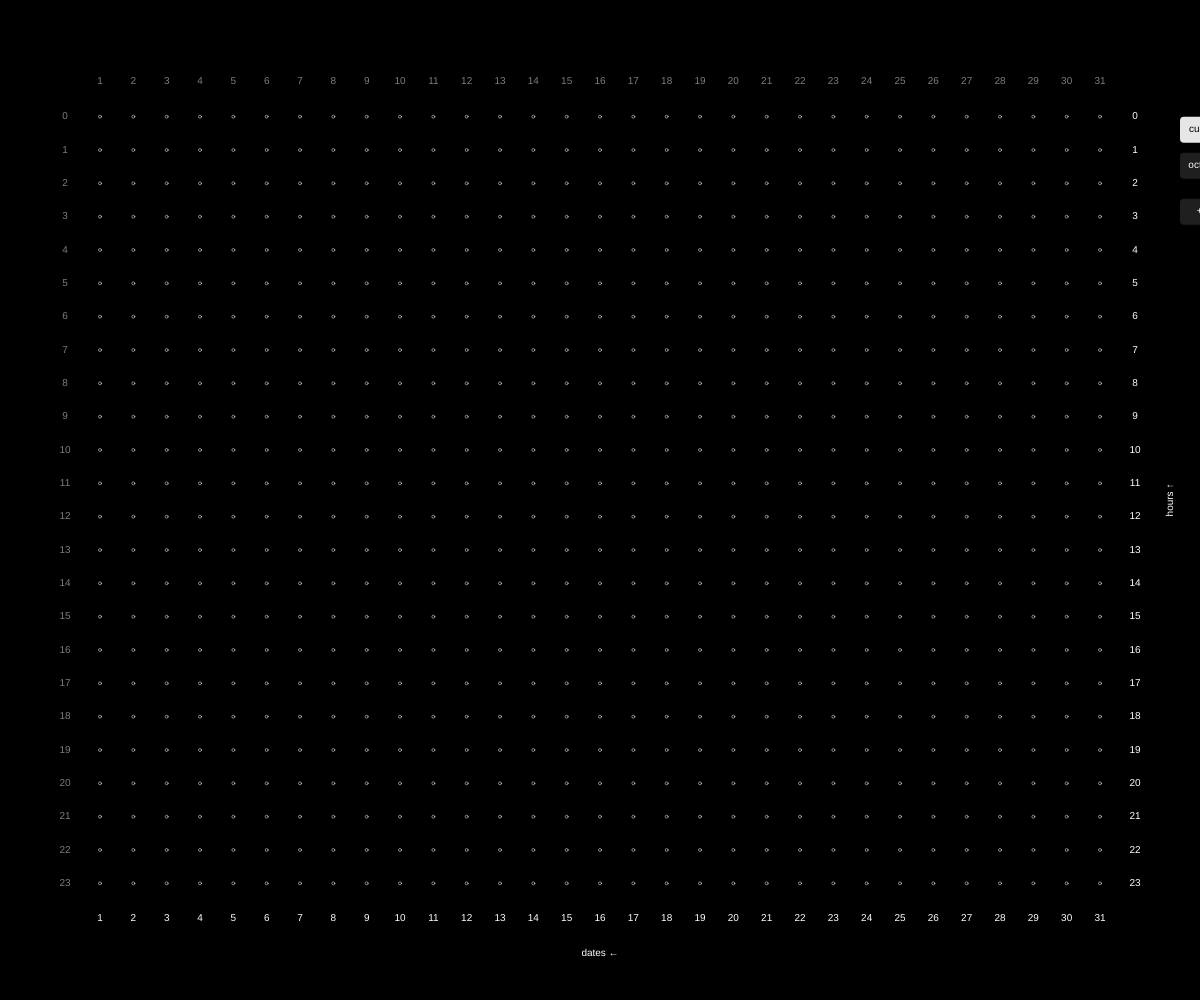
Frame 1 (no input)
Frame 2 (the mouse pressed at the canvas centre, redrawn once): identical to frame 1, image omitted

The p5.js sketch that drew this single still picture (run headless with seeded random() and noise() and a simulated clock; the mouse was pressed at the canvas centre and the sketch redrawn once):

// p5.js sketch
// ── sketch.js
let cols = 31;
let rows = 24;
let spacing;
let offsetX, offsetY;

let marginTop = 180;
let marginLeft = 180;

let viewMode = "full"; // "full", "timeRange", "weeklyGroup"
let timeStart = 9;
let timeEnd = 18;
let weekGroup = 0;
let pendingStart = null; // 시작점 임시 저장용
let selectedCategory = null; // 고정 버튼으로 선택된 카테고리
let currentDataset = "custom"; // 현재 선택된 데이터셋 ("custom" or "october")

let animationSpeed = 545; // 한 프레임당 선 그려질 길이 (픽셀)
let drawingProgress = 0; // 현재 그려지는 선의 진행 정도

let categoryStyles = {
  "home":        { color: [255, 255, 224, 127], weight: 20 },
  "friendsHome": { color: [255, 255, 204, 180], weight: 22 },
  "school":      { color: [255, 255, 0, 180],   weight: 22 },
  "club":        { color: [255, 255, 0, 180],   weight: 22 },
  "restaurant":  { color: [0, 255, 0, 180],     weight: 22 },
  "other":       { color: [255, 204, 255, 180], weight: 22 },
  "partTime":    { color: [0, 255, 255, 180],   weight: 22 }
};

let originalPoints = [{date: "01", y: 0, category: "home"},
  {date: "01", y: 20, category: "restaurant"},
  {date: "01", y: 21, category: "other"},
  {date: "02", y: 0, category: "other"},
  {date: "02", y: 2, category: "friendsHome"},
  {date: "02", y: 5, category: "home"},
  {date: "02", y: 17, category: "restaurant"},
  {date: "02", y: 19, category: "friendsHome"},
  {date: "03", y: 0, category: "friendsHome"},
  {date: "03", y: 12, category: "restaurant"},
  {date: "03", y: 15, category: "friendsHome"},
  {date: "04", y: 0, category: "friendsHome"},
  {date: "04", y: 13, category: "other"},
  {date: "04", y: 16, category: "friendsHome"},
  {date: "04", y: 19, category: "restaurant"},
  {date: "04", y: 21, category: "friendsHome"},
  {date: "05", y: 0, category: "friendsHome"},
  {date: "05", y: 13, category: "home"},
  {date: "05", y: 15, category: "other"},
  {date: "05", y: 17, category: "restaurant"},
  {date: "05", y: 18, category: "home"},
  {date: "05", y: 19, category: "restaurant"},
  {date: "05", y: 21, category: "home"},
  {date: "06", y: 0, category: "home"},
  {date: "07", y: 0, category: "home"},
  {date: "07", y: 10, category: "partTime"},
  {date: "07", y: 19, category: "friendsHome"},
  {date: "07", y: 22, category: "home"},
  {date: "08", y: 0, category: "home"},
  {date: "09", y: 0, category: "home"},
  {date: "10", y: 0, category: "home"},
  {date: "10", y: 9, category: "school"},
  {date: "10", y: 12, category: "school"},
  {date: "10", y: 14, category: "school"},
  {date: "10", y: 18, category: "restaurant"},
  {date: "10", y: 19, category: "friendsHome"},
  {date: "10", y: 21, category: "home"},
  {date: "11", y: 0, category: "home"},
  {date: "11", y: 1, category: "restaurant"},
  {date: "11", y: 3, category: "home"},
  {date: "11", y: 14, category: "school"},
  {date: "11", y: 19, category: "restaurant"},
  {date: "11", y: 20, category: "other"},
  {date: "11", y: 21, category: "restaurant"},
  {date: "11", y: 23, category: "home"},
  {date: "12", y: 0, category: "home"},
  {date: "12", y: 9, category: "school"},
  {date: "12", y: 12, category: "school"},
  {date: "12", y: 14, category: "school"},
  {date: "12", y: 19, category: "restaurant"},
  {date: "12", y: 20, category: "home"},
  {date: "13", y: 0, category: "home"},
  {date: "13", y: 10, category: "partTime"},
  {date: "13", y: 19, category: "restaurant"},
  {date: "13", y: 22, category: "home"},
  {date: "14", y: 0, category: "home"},
  {date: "14", y: 12, category: "partTime"},
  {date: "14", y: 19, category: "other"},
  {date: "14", y: 23, category: "other"},
  {date: "15", y: 0, category: "home"},
  {date: "16", y: 0, category: "home"},
  {date: "16", y: 15, category: "other"},
  {date: "16", y: 16, category: "restaurant"},
  {date: "16", y: 19, category: "restaurant"},
  {date: "16", y: 21, category: "restaurant"},
  {date: "16", y: 23, category: "home"},
  {date: "17", y: 0, category: "home"},
  {date: "17", y: 9, category: "school"},
  {date: "17", y: 18, category: "club"},
  {date: "18", y: 0, category: "club"},
  {date: "18", y: 5, category: "home"},
  {date: "18", y: 17, category: "restaurant"},
  {date: "18", y: 18, category: "home"},
  {date: "18", y: 19, category: "club"},
  {date: "19", y: 0, category: "club"},
  {date: "19", y: 3, category: "home"},
  {date: "19", y: 9, category: "school"},
  {date: "19", y: 19, category: "other"},
  {date: "19", y: 20, category: "restaurant"},
  {date: "19", y: 22, category: "home"},
  {date: "20", y: 0, category: "home"},
  {date: "20", y: 13, category: "restaurant"},
  {date: "20", y: 14, category: "other"},
  {date: "20", y: 15, category: "other"},
  {date: "20", y: 17, category: "home"},
  {date: "21", y: 0, category: "home"},
  {date: "21", y: 12, category: "partTime"},
  {date: "21", y: 19, category: "restaurant"},
  {date: "21", y: 21, category: "restaurant"},
  {date: "21", y: 23, category: "home"},
  {date: "22", y: 0, category: "home"},
  {date: "22", y: 12, category: "school"},
  {date: "22", y: 18, category: "school"},
  {date: "22", y: 23, category: "home"},
  {date: "23", y: 0, category: "home"},
  {date: "23", y: 12, category: "school"},
  {date: "23", y: 18, category: "home"},
  {date: "24", y: 0, category: "home"},
  {date: "24", y: 9, category: "school"},
  {date: "24", y: 11, category: "school"},
  {date: "24", y: 14, category: "school"},
  {date: "24", y: 17, category: "school"},
  {date: "24", y: 20, category: "home"},
  {date: "25", y: 0, category: "home"},
  {date: "25", y: 16, category: "other"},
  {date: "25", y: 18, category: "restaurant"},
  {date: "25", y: 19, category: "restaurant"},
  {date: "25", y: 21, category: "other"},
  {date: "25", y: 22, category: "restaurant"},
  {date: "26", y: 0, category: "home"},
  {date: "26", y: 9, category: "school"},
  {date: "26", y: 11, category: "school"},
  {date: "26", y: 14, category: "school"},
  {date: "26", y: 18, category: "home"},
  {date: "26", y: 21, category: "restaurant"},
  {date: "26", y: 22, category: "other"},
  {date: "26", y: 23, category: "home"},
  {date: "27", y: 0, category: "home"},
  {date: "27", y: 12, category: "partTime"},
  {date: "27", y: 19, category: "other"},
  {date: "27", y: 21, category: "home"},
  {date: "28", y: 0, category: "home"},
  {date: "28", y: 12, category: "partTime"},
  {date: "28", y: 19, category: "other"},
  {date: "28", y: 21, category: "restaurant"},
  {date: "28", y: 23, category: "friendsHome"},
  {date: "29", y: 0, category: "friendsHome"},
  {date: "29", y: 3, category: "home"},
  {date: "29", y: 20, category: "restaurant"},
  {date: "29", y: 22, category: "home"},
  {date: "30", y: 0, category: "home"},
  {date: "30", y: 20, category: "restaurant"},
  {date: "30", y: 21, category: "home"},
  {date: "31", y: 0, category: "home"},
  {date: "31", y: 9, category: "school"},
  {date: "31", y: 11, category: "school"},
  {date: "31", y: 14, category: "school"},
  {date: "31", y: 17, category: "club"},
  {date: "31", y: 23, category: "home"}];

let datasetStore = {
  custom: [],
  october: originalPoints.map(p => ({ date: p.date, y: p.y, category: p.category }))
};

let datasetOrder = ["custom", "october"];
let points = datasetStore[currentDataset];

function setup() {
  createCanvas(windowWidth, windowHeight);
  textFont('Helvetica');
  strokeCap(ROUND);
  spacing = min((width - 200) / (cols - 1), (height - 200) / (rows - 1));
  offsetX = (width - spacing * (cols - 1)) / 2;
  offsetY = (height - spacing * (rows - 1)) / 2;
  frameRate(60);
  noLoop(); // Stop automatic drawing until mouse click
}

function draw() {
  background(0);
  drawGrid();
  drawLabels();        // 날짜/시간 텍스트 다시 표시
  drawCategoryButtons(); // 고정된 카테고리 버튼 UI
  drawUserTabs();
  drawAllPoints();
  let totalLength = getTotalLineLength();
  drawLinesAnimated();
  drawingProgress += animationSpeed;
  // Stop animation after all lines are drawn
  if (drawingProgress > totalLength) {
    noLoop();
  }
}
// Calculate the total length of all lines to control animation
function getTotalLineLength() {
  let grouped = {};
  for (let p of points) {
    if (!grouped[p.date]) grouped[p.date] = [];
    grouped[p.date].push(p);
  }
  let sortedDates = Object.keys(grouped).sort((a, b) => int(a) - int(b));
  let total = 0;
  for (let date of sortedDates) {
    let dateIndex = int(date) - 1;
    if (viewMode === "weeklyGroup") {
      let groupStart = weekGroup * 7;
      if (dateIndex < groupStart || dateIndex >= groupStart + 7) continue;
    }
    let dayPoints = grouped[date].sort((a, b) => a.y - b.y);
    for (let i = 0; i < dayPoints.length; i++) {
      let p1 = dayPoints[i];
      let p2 = dayPoints[i + 1];
      // 마지막 점에는 더 이상 선을 그리지 않음 (끝점까지만)
      if (!p2) continue;
      let y1 = offsetY + p1.y * spacing;
      let y2 = offsetY + p2.y * spacing;
      total += abs(y2 - y1);
    }
  }
  return total;
}

function drawGrid() {
  push();
  stroke(220, 127);
  noFill();
  let colCount = (viewMode === "weeklyGroup") ? 7 : cols;
  let rowStart = (viewMode === "timeRange") ? timeStart : 0;
  let rowEnd = (viewMode === "timeRange") ? timeEnd + 1 : rows;

  for (let i = 0; i < colCount; i++) {
    for (let j = rowStart; j < rowEnd; j++) {
      let x = offsetX + i * spacing;
      let y = offsetY + j * spacing;
      // draw grid point with isolated style
      push();
      stroke(255);
      strokeWeight(0.5);
      fill(255,1);
      ellipse(x, y, 3, 3);
      pop();
    }
  }
  pop();
}
function drawLabels() {
  push();
  textAlign(CENTER, CENTER);
  textSize(10);           // 글자 크기
  textFont('Helvetica');  // 폰트
  noStroke();

  // ===== 공통 그리드 크기 계산 =====
  let visibleCols = (viewMode === "weeklyGroup") ? 7 : cols;
  let gridWidth   = (visibleCols - 1) * spacing;
  let gridHeight  = (rows - 1) * spacing;

  // --------------------
  // 1) 날짜 숫자 (위/아래)
  // --------------------
  if (viewMode === "full") {
    for (let i = 0; i < cols; i++) {
      let x = offsetX + i * spacing;
      // 위쪽 (흰색)
      fill(125);
      text(str(i + 1), x, offsetY - 35);
      // 아래쪽 (회색)
      fill(255);
      text(str(i + 1), x, offsetY + gridHeight + 35);
    }
  } else if (viewMode === "weeklyGroup") {
    for (let i = 0; i < 7; i++) {
      let x = offsetX + i * spacing;
      // 위쪽 (흰색)
      fill(255);
      text("D" + (i + 1), x, offsetY - 35);
      // 아래쪽 (회색)
      fill(125);
      text("D" + (i + 1), x, offsetY + gridHeight + 35);
    }
  }

  // --------------------
  // 2) 시간 숫자 (좌/우)
  // --------------------
  let startRow = (viewMode === "timeRange") ? timeStart : 0;
  let endRow   = (viewMode === "timeRange") ? timeEnd + 1 : rows;

  for (let j = startRow; j < endRow; j++) {
    let y = offsetY + j * spacing;
    // 왼쪽 (흰색)
    fill(125);
    text(j + "", offsetX - 35, y);
    // 오른쪽 (회색)
    fill(255);
    text(j + "", offsetX + gridWidth + 35, y);
  }

  // --------------------
  // 3) 축 제목 (알파벳) — 숫자보다 한 칸 더 떨어뜨리기
  // --------------------
  fill(255); // 알파벳은 흰색으로

  // 아래쪽: "dates ←" (숫자보다 더 아래)
  let bottomX = offsetX + gridWidth / 2;
  let bottomY = offsetY + gridHeight + 70; // 숫자(25)보다 더 멀리 45로
  text("dates ←", bottomX, bottomY);

  // 오른쪽: 세로로 "hours ↑" (숫자보다 더 바깥)
  push();
  translate(offsetX + gridWidth + 70, offsetY + gridHeight / 2); // 숫자(30)보다 더 멀리 50으로
  rotate(-HALF_PI); // 세로로 돌리기
  text("hours ↑", 0, 0);
  pop();

  pop();
}
function drawCategoryButtons() {
  push();
  let categories = Object.keys(categoryStyles);

  // 버튼 크기와 간격
  let bw = 40;  // 버튼 폭
  let bh = 25;  // 버튼 높이
  let gap = 10;  // 버튼 사이 간격

  // 왼쪽 시간 축 근처에 세로 배열로 배치
  // 시간 라벨(offsetX - 40)보다 충분히 왼쪽으로 떨어뜨려 오른쪽 탭과 레이아웃 균형
  let bx = offsetX - 160; // 카테고리 버튼 X 위치 (이전보다 더 왼쪽으로 이동)
  let by = offsetY;       // 첫 번째 버튼의 시작 Y (0시 위치 근처에서 시작)

  textAlign(CENTER, CENTER);
  textFont('Helvetica');
  textSize(10);
  noStroke();

  for (let i = 0; i < categories.length; i++) {
    let cat = categories[i];
    let x = bx;
    let y = by + i * (bh + gap);

    // 선택된 카테고리는 하이라이트
    if (selectedCategory === cat) {
      fill(255, 255, 255, 220);
    } else {
      fill(40, 40, 40, 200);
    }
    rect(x, y, bw, bh, 4);

    // 텍스트
    if (selectedCategory === cat) {
      fill(0);
    } else {
      fill(255);
    }
    text(cat, x + bw / 2, y + bh / 2);
  }
  pop();
}

function drawUserTabs() {
  push();

  // 오른쪽 그리드 끝 기준으로 위치 계산
  let visibleCols = (viewMode === "weeklyGroup") ? 7 : cols;
  let gridWidth = (visibleCols - 1) * spacing;
  let ux = offsetX + gridWidth + 80; // 그리드 오른쪽에서 약간 띄워서
  let uy = offsetY;                  // 상단 정렬

  let bw = 50; // 탭 폭
  let bh = 26; // 탭 높이
  let gap = 10; // 탭 사이 간격

  textAlign(CENTER, CENTER);
  textFont('Helvetica');
  textSize(10);
  noStroke();

  // 데이터셋 탭들 (custom, october, 그리고 이후 추가되는 id들)
  for (let i = 0; i < datasetOrder.length; i++) {
    let id = datasetOrder[i];
    let x = ux;
    let y = uy + i * (bh + gap);

    if (currentDataset === id) {
      fill(255, 255, 255, 230); // 선택된 상태 강조
    } else {
      fill(40, 40, 40, 200);
    }
    rect(x, y, bw, bh, 4);

    if (currentDataset === id) {
      fill(0);
    } else {
      fill(255);
    }
    text(id, x + bw / 2, y + bh / 2);
  }

  // ID 추가 버튼
  let addY = uy + datasetOrder.length * (bh + gap) + 10;
  fill(40, 40, 40, 200);
  rect(ux, addY, bw, bh, 4);
  fill(255);
  text("+ id", ux + bw / 2, addY + bh / 2);

  pop();
}

function drawLinesAnimated() {
  let grouped = {};
  for (let p of points) {
    if (!grouped[p.date]) grouped[p.date] = [];
    grouped[p.date].push(p);
  }

  let sortedDates = Object.keys(grouped).sort((a, b) => int(a) - int(b));
  let totalDrawn = 0;

  for (let date of sortedDates) {
    let dateIndex = int(date) - 1;
    if (viewMode === "weeklyGroup") {
      let groupStart = weekGroup * 7;
      if (dateIndex < groupStart || dateIndex >= groupStart + 7) continue;
    }

    let x = (viewMode === "weeklyGroup")
      ? offsetX + (dateIndex - weekGroup * 7) * spacing
      : offsetX + dateIndex * spacing;

    let dayPoints = grouped[date].sort((a, b) => a.y - b.y);
    for (let i = 0; i < dayPoints.length; i++) {
      let p1 = dayPoints[i];
      let p2 = dayPoints[i + 1];
      // 마지막 점이면 더 이상 선을 그리지 않음 (끝점까지만)
      if (!p2) continue;
      let y1 = offsetY + p1.y * spacing;
      let y2 = offsetY + p2.y * spacing;

      let style = categoryStyles[p1.category] || { color: [150, 150, 150, 127], weight: 6 };
      // isolate stroke state
      push();
      if(p1.category === "home"){
        noFill();
        stroke(...style.color);
        strokeWeight(style.weight);
      } else {
        stroke(...style.color);
        strokeWeight(style.weight);
      }

      let lineLength = abs(y2 - y1);
      if (drawingProgress > totalDrawn) {
        let visibleLength = min(drawingProgress - totalDrawn, lineLength);
        let yEnd = y1 + visibleLength * (y2 > y1 ? 1 : -1);
        line(x, y1, x, yEnd);
      }
      pop();
      totalDrawn += lineLength;
    }
  }

  
}

function keyPressed() {
  if (key === '1') {
    viewMode = "full";
  } else if (key === '2') {
    viewMode = "timeRange";
    timeStart = 9;
    timeEnd = 18;
  } else if (key === '3') {
    viewMode = "weeklyGroup"; weekGroup = 0;
  } else if (key === '4') {
    viewMode = "weeklyGroup"; weekGroup = 1;
  } else if (key === '5') {
    viewMode = "weeklyGroup"; weekGroup = 2;
  } else if (key === '6') {
    viewMode = "weeklyGroup"; weekGroup = 3;
  }

  drawingProgress = 0;
  loop(); // 다시 애니메이션 시작
}
function mousePressed() {
  // 1) 먼저 왼쪽 카테고리 버튼을 눌렀는지 확인
  let categories = Object.keys(categoryStyles);

  // 버튼 크기와 간격 (drawCategoryButtons와 동일)
  let bw = 40;
  let bh = 22;
  let gap = 8;

  // 시간 축 왼쪽에 세로 배열 (drawCategoryButtons와 동일)
  let bx = offsetX - 160;
  let by = offsetY;

  for (let i = 0; i < categories.length; i++) {
    // drawCategoryButtons와 동일한 좌표 계산: 세로 배열
    let x = bx;
    let y = by + i * (bh + gap);
    if (mouseX >= x && mouseX <= x + bw && mouseY >= y && mouseY <= y + bh) {
      // 이 버튼 영역 클릭 → 선택 카테고리 설정
      selectedCategory = categories[i];
      pendingStart = null;      // 진행 중이던 선 선택 초기화
      drawingProgress = 0;
      loop();                   // 하이라이트 업데이트
      return;
    }
  }

  // 1.5) 오른쪽 데이터셋 탭을 눌렀는지 확인 (custom / october / 추가된 id들)
  let visibleCols = (viewMode === "weeklyGroup") ? 7 : cols;
  let gridWidth = (visibleCols - 1) * spacing;
  let ux = offsetX + gridWidth + 80; // drawUserTabs와 동일한 위치
  let uy = offsetY;
  let tabW = 90;
  let tabH = 26;
  let tabGap = 6;

  // 기존 데이터셋 탭 클릭 처리
  for (let i = 0; i < datasetOrder.length; i++) {
    let id = datasetOrder[i];
    let tx = ux;
    let ty = uy + i * (tabH + tabGap);
    if (mouseX >= tx && mouseX <= tx + tabW && mouseY >= ty && mouseY <= ty + tabH) {
      currentDataset = id;
      points = datasetStore[id];
      pendingStart = null;
      drawingProgress = 0;
      loop();
      return;
    }
  }

  // "+ id" 버튼 클릭 처리
  let addY = uy + datasetOrder.length * (tabH + tabGap) + 10;
  if (mouseX >= ux && mouseX <= ux + tabW && mouseY >= addY && mouseY <= addY + tabH) {
    let newId = prompt("Enter a new ID name:");
    if (newId) {
      newId = newId.trim();
      if (newId.length > 0) {
        if (datasetStore[newId]) {
          alert("That ID already exists.");
        } else {
          datasetStore[newId] = [];
          datasetOrder.push(newId);
          currentDataset = newId;
          points = datasetStore[newId];
          pendingStart = null;
          drawingProgress = 0;
          loop();
        }
      }
    }
    return;
  }

  // 2) 버튼이 아닌 영역 → 그리드에서 점 선택 로직
  let threshold = 10;
  let clicked = null;

  // 클릭한 위치에 가장 가까운 그리드 좌표 찾기
  for (let i = 0; i < cols; i++) {
    for (let j = 0; j < rows; j++) {
      let x = offsetX + i * spacing;
      let y = offsetY + j * spacing;
      let d = dist(mouseX, mouseY, x, y);
      if (d < threshold) {
        clicked = { dateIndex: i, row: j };
        break;
      }
    }
    if (clicked) break;
  }

  if (!clicked) return; // 아무 점도 안 눌렀으면 종료

  // 아직 카테고리 버튼이 선택되지 않았다면
  if (!selectedCategory) {
    alert("Please select one of the category buttons on the left first.");
    return;
  }

  // 아직 시작점이 선택되지 않은 상태 → 시작점만 저장
  if (pendingStart === null) {
    pendingStart = {
      dateIndex: clicked.dateIndex,
      row: clicked.row,
      category: selectedCategory
    };
    return;
  }

  // 여기까지 왔으면 pendingStart가 이미 있음 → 끝점 선택 단계
  // 같은 날짜(같은 x축) 안에서만 허용
  if (clicked.dateIndex !== pendingStart.dateIndex) {
    alert("You can only choose the start and end on the same day’s grid.");
    return;
  }

  let dateIndex = clicked.dateIndex;
  let startRow = pendingStart.row;
  let endRow = clicked.row;
  let cat = pendingStart.category;
  let dateStr = nf(dateIndex + 1, 2);

  // 시작/끝 y 순서 정리
  let yMin = Math.min(startRow, endRow);
  let yMax = Math.max(startRow, endRow);

  // 동일한 날짜/카테고리/좌표의 기존 포인트가 있어도 그냥 추가 (중복 허용)
  points.push({ date: dateStr, y: yMin, category: cat });
  points.push({ date: dateStr, y: yMax, category: cat });

  // 상태 초기화 후 애니메이션 다시 시작
  pendingStart = null;
  drawingProgress = 0;
  loop();
}

function drawAllPoints() {
  let grouped = {};
  for (let p of points) {
    if (!grouped[p.date]) grouped[p.date] = [];
    grouped[p.date].push(p);
  }

  let sortedDates = Object.keys(grouped).sort((a, b) => int(a) - int(b));
  for (let date of sortedDates) {
    let dateIndex = int(date) - 1;
    if (viewMode === "weeklyGroup") {
      let groupStart = weekGroup * 7;
      if (dateIndex < groupStart || dateIndex >= groupStart + 7) continue;
    }

    let x = (viewMode === "weeklyGroup")
      ? offsetX + (dateIndex - weekGroup * 7) * spacing
      : offsetX + dateIndex * spacing;

    let dayPoints = grouped[date];
    for (let p of dayPoints) {
      let y = offsetY + p.y * spacing;
      let style = categoryStyles[p.category] || { color: [150, 150, 150, 127], weight: 6 };
      push();
      stroke(...style.color);
      strokeWeight(style.weight / 2);
      fill(...style.color);
      ellipse(x, y, 8, 8);
      pop();
    }
  }
}

function drawLines() {
  stroke(0); // black stroke
  strokeWeight(1);
  noFill();

  // Filter and sort "home" category points by x (date), then y (time)
  let housePoints = points
    .filter(p => p.category === "home")
    .sort((a, b) => int(a.date) - int(b.date) || a.y - b.y);

  if (housePoints.length > 1) {
    beginShape();
    for (let i = 0; i < housePoints.length; i++) {
      let pt = housePoints[i];
      let x = offsetX + (int(pt.date) - 1) * spacing;
      let y = offsetY + pt.y * spacing;
      vertex(x, y);
    }
    endShape();
  }
}
